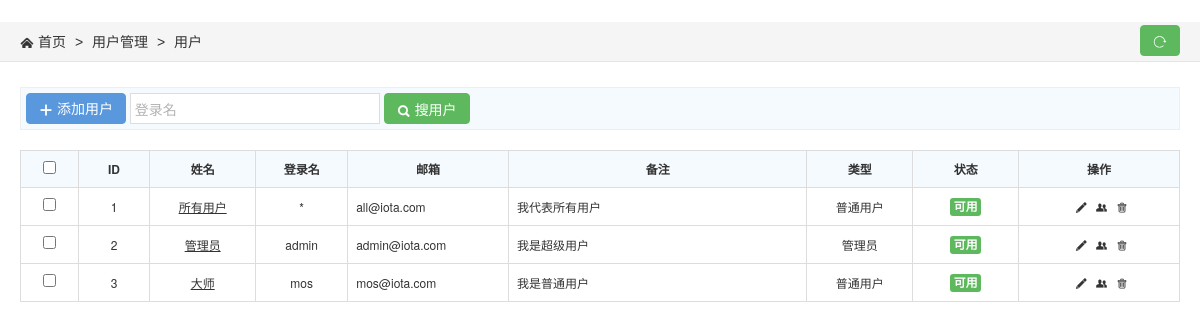
Page /users (signed in) on the committed database.
### mos/models/tables.py (models this page shows, shortened)
class User(UserMixin,Base):
    __tablename__ = 'users'
    id = db.Column('id', Integer, primary_key=True)
    fullname = db.Column('fullname', String(50))
    username = db.Column('username', String(20), unique=True)
    password = db.Column('password', String(20))
    email = db.Column('email', String(30))
    comments = db.Column('comments', String(200))
    is_admin = db.Column('is_admin', String(2))
    is_active = db.Column('is_active', String(2))
    lasttime = db.Column('lasttime', String(30))

### mos/views.py (the view)
@app.route('/users', methods = ['GET', 'POST'])
@app.route('/users/<int:page>', methods = ['GET', 'POST'])
@admin_required
def user_list():
    searchitem =''
    if request.method == 'POST':
        if len(request.form['searchitem']) !=0:
            users = User.query.filter(User.username.like('%'+request.form['searchitem']+'%')).all()
            return render_template('users/user_list.html', users=users,searchitem = request.form['searchitem'])
    users = User.query.all()
    return render_template('users/user_list.html', users=users,searchitem = searchitem)

### mos/views.py (called while the page is built)
def admin_required(func):
    @wraps(func)
    def decorated_view(*args, **kwargs):
        if not current_user.is_authenticated:
            return lm.unauthorized()
        if current_user.is_admin !=1:
            return redirect(url_for("mysvn"))
        return func(*args, **kwargs)
    return decorated_view

@lm.user_loader
def load_user(user_id):
    return User.query.get(int(user_id))

@app.before_request
def before_request():
    g.user = current_user

### mos/templates/users/user_list.html (shortened to what this page needs)
﻿{% include "_meta.html" %}
</head>
<body>
<nav class="breadcrumb"><i class="Hui-iconfont">&#xe67f;</i> 首页 <span class="c-gray en">&gt;</span> 用户管理 <span class="c-gray en">&gt;</span> 用户 <a class="btn btn-success radius r" style="line-height:1.6em;margin-top:3px" href="javascript:location.replace(location.href);" title="刷新" ><i class="Hui-iconfont">&#xe68f;</i></a></nav>
<div class="page-container">
	<div class="cl pd-5 bg-1 bk-gray mt-5">
		<span class="l">
			<form  class="form form-horizontal" action="/users" method="post">
				<a href="javascript:;" onclick="member_add('添加用户','{{ url_for('user_add') }}','','510')" class="btn btn-primary radius"><i class="Hui-iconfont">&#xe600;</i> 添加用户</a>
				<input type="text" class="input-text" style="width:250px" placeholder="{% if searchitem=="" %}登录名{% else %}{{ searchitem }} {% endif %}" id="searchitem" name="searchitem">
				<button type="submit" class="btn btn-success radius" id="" name=""><i class="Hui-iconfont">&#xe665;</i> 搜用户</button>
			</form>
		</span>
	</div>
	<div class="mt-20">
	<table class="table table-border table-bordered table-hover table-bg table-sort">
		<thead>
			<tr class="text-c">
				<th width="25"><input type="checkbox" name="" value=""></th>
				<th width="35">ID</th>
				<th width="60">姓名</th>
				<th width="50">登录名</th>
				<th width="100">邮箱</th>
				<th width="200">备注</th>
				<th width="60">类型</th>
				<th width="60">状态</th>
				<th width="100">操作</th>
			</tr>
		</thead>
		{% block body %}
		<tbody>
		{% for user in users %}
			<tr class="text-c">
				<td><input type="checkbox" value="1" name=""></td>
				{% set user_loop = loop %}
				<td>{{ user_loop.index }}</td>
				<td><u style="cursor:pointer" class="text-primary" onclick="member_show('用户权限','/users/auth/{{user.username}}','','660','510')">{{ user.fullname }}</u></td>
				<td>{{ user.username }}</td>
				<td style="text-align:left">{{ user.email }}</td>
				<td style="text-align:left">{% if user.comments|string == "None" %}{% else %}{{ user.comments }}{% endif %}</td>
				{% if user.is_admin|int == 1 %}<td>管理员</td>{% else %}<td>普通用户</td>{% endif %}
				{% if user.is_active|int == 1 %}
				<td class="td-status"><span class="label label-success radius">可用</span></td>
				{% else %}
				<td class="td-status"><span class="label label-defaunt radius">已禁用</span></td>
				{% endif %}
				<td class="td-manage">
					<a title="编辑" href="javascript:;" onclick="member_edit('修改用户信息','/users/modify/{{user.username}}','4','','510')" class="ml-5" style="text-decoration:none"><i class="Hui-iconfont">&#xe6df;</i></a>
					<a style="text-decoration:none" class="ml-5" onClick="member_edit('用户组','/users/info/{{user.username}}','4','420','510')" href="javascript:;" title="修改密码"><i class="Hui-iconfont">&#xe62b;</i></a>
					<a title="删除" href="javascript:;" onclick="member_del('确认删除用户','/users/del/{{user.username}}','4','500','400')" class="ml-5" style="text-decoration:none"><i class="Hui-iconfont">&#xe6e2;</i></a>
				</td>
			</tr>
		{% else %}
            <tr><td colspan=9>未找到任何用户</td></tr>
        {% endfor %}
		{% endblock %}
		</tbody>
	</table>
	</div>
</div>
</body>
</html>

### mos/static/css/H-ui.admin.css (style rules this page uses)
html { height:100% }
body { min-height: 100%;position: relative;font-size:14px;color:#333; background-color:#fff }
a { color:#333 }
.bg-1 { background-color:#f5fafe }
.page-container { padding:20px }
.breadcrumb { background-color:#f5f5f5; padding:0 20px }

### rows in the picture
User: index "1", fullname "所有用户", username "*", email "all@iota.com", comments "我代表所有用户", is_admin "普通用户", is_active "可用"
User: index "2", fullname "管理员", username "admin", email "admin@iota.com", comments "我是超级用户", is_admin "管理员", is_active "可用"
User: index "3", fullname "大师", username "mos", email "mos@iota.com", comments "我是普通用户", is_admin "普通用户", is_active "可用"
